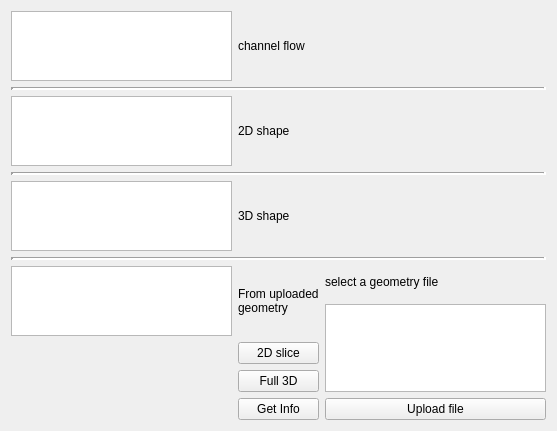
<?xml version="1.0" encoding="UTF-8"?>
<ui version="4.0">
 <class>CWE04</class>
 <widget class="QWidget" name="CWE04">
  <property name="geometry">
   <rect>
    <x>0</x>
    <y>0</y>
    <width>557</width>
    <height>428</height>
   </rect>
  </property>
  <property name="windowTitle">
   <string>Form</string>
  </property>
  <layout class="QGridLayout" name="gridLayout">
   <item row="0" column="0">
    <widget class="QGraphicsView" name="graphicsView"/>
   </item>
   <item row="12" column="2">
    <widget class="QPushButton" name="pushButton_4">
     <property name="text">
      <string>Upload file</string>
     </property>
    </widget>
   </item>
   <item row="5" column="1">
    <widget class="QLabel" name="label_3">
     <property name="text">
      <string>3D shape</string>
     </property>
    </widget>
   </item>
   <item row="2" column="0">
    <widget class="QGraphicsView" name="graphicsView_2"/>
   </item>
   <item row="2" column="1">
    <widget class="QLabel" name="label_2">
     <property name="text">
      <string>2D shape</string>
     </property>
    </widget>
   </item>
   <item row="5" column="0">
    <widget class="QGraphicsView" name="graphicsView_4"/>
   </item>
   <item row="11" column="1">
    <widget class="QPushButton" name="pushButton_2">
     <property name="text">
      <string>Full 3D</string>
     </property>
    </widget>
   </item>
   <item row="12" column="1">
    <widget class="QPushButton" name="pushButton_3">
     <property name="text">
      <string>Get Info</string>
     </property>
    </widget>
   </item>
   <item row="0" column="1">
    <widget class="QLabel" name="label">
     <property name="text">
      <string>channel flow</string>
     </property>
    </widget>
   </item>
   <item row="10" column="1">
    <widget class="QPushButton" name="pushButton">
     <property name="text">
      <string>2D slice</string>
     </property>
    </widget>
   </item>
   <item row="8" column="2">
    <widget class="QLabel" name="label_5">
     <property name="text">
      <string>select a geometry file</string>
     </property>
    </widget>
   </item>
   <item row="8" column="0" rowspan="2">
    <widget class="QGraphicsView" name="graphicsView_3"/>
   </item>
   <item row="8" column="1" rowspan="2">
    <widget class="QLabel" name="label_4">
     <property name="text">
      <string>From uploaded
geometry</string>
     </property>
    </widget>
   </item>
   <item row="9" column="2" rowspan="3">
    <widget class="QListWidget" name="listWidget"/>
   </item>
   <item row="4" column="0" colspan="3">
    <widget class="Line" name="line_2">
     <property name="lineWidth">
      <number>3</number>
     </property>
     <property name="orientation">
      <enum>Qt::Horizontal</enum>
     </property>
    </widget>
   </item>
   <item row="7" column="0" colspan="3">
    <widget class="Line" name="line_3">
     <property name="lineWidth">
      <number>3</number>
     </property>
     <property name="orientation">
      <enum>Qt::Horizontal</enum>
     </property>
    </widget>
   </item>
   <item row="1" column="0" colspan="3">
    <widget class="Line" name="line">
     <property name="lineWidth">
      <number>3</number>
     </property>
     <property name="orientation">
      <enum>Qt::Horizontal</enum>
     </property>
    </widget>
   </item>
  </layout>
 </widget>
 <resources/>
 <connections/>
</ui>
